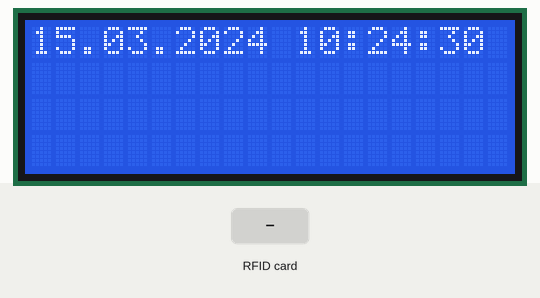
Recording of a program running on a simulated Raspberry Pi (header pin numbers). On the bench: 20×4 character LCD. The test bench sets the inputs (shaded band). The clock reads 2024-03-15 10:24:30 at power-on unless the program sets it; the RFID card's data blocks start empty; what the program prints to the terminal is not drawn.

Above: at 0.1 s.
At 1.2 s:
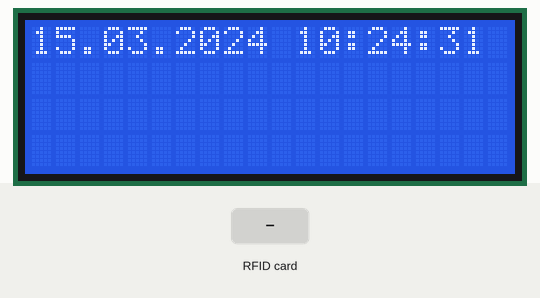
1.3 s: RFID card F1 A7 A2 29 held to the reader
At 2.0 s:
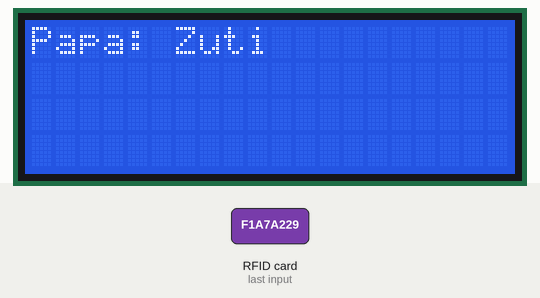
Timing chart, 0 to 4.3 s (numbered marks = the images above; inputs shaded):
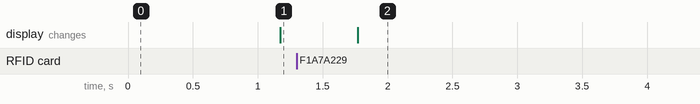

The program:

r_l_ocitanje.py
```python
import time
from mfrc522 import SimpleMFRC522
from RPLCD.i2c import CharLCD
from datetime import datetime
import RPi.GPIO as GPIO

GPIO.setwarnings(False)

# Inicijalizacija RFID čitača i LCD ekrana
rfid_reader = SimpleMFRC522()
lcd = CharLCD('PCF8574', 0x27)

# Baza podataka RFID tagova i imena korisnika
users = {
     "1037899540957": "Zuti",
     "907446455955": "Sivko"
}

def show_datetime():
    """Funkcija za prikaz trenutnog vremena i datuma na LCD-u."""
    now = datetime.now()
    date_time = now.strftime("%d.%m.%Y %H:%M:%S")
    lcd.clear()
    lcd.write_string(date_time)

try:
    while True:
        # Prikazuje trenutno vreme i datum
        show_datetime()

        # Čeka RFID unos
        id, text = rfid_reader.read_no_block()  # Koristi read_no_block() da ne blokira petlju
        if id:
            user_id = str(id).strip()  # ID iz kartice

            # Proveri korisnika
            if user_id in users:
                name = users[user_id]
                lcd.clear()
                lcd.write_string(f"Papa: {name}")
                print(f"Prepoznao: {name}")
            else:
                lcd.clear()
                lcd.write_string("Nepoznat RFID!")
                print("Nepoznat RFID!")

            # Prikazuje ime korisnika na 3 sekunde, zatim se vraća na vreme
            time.sleep(5)

        # Pauza pre sledeće provere
        time.sleep(0.5)

except KeyboardInterrupt:
    print("Zaustavljeno od strane korisnika.")
finally:
    lcd.clear()
    print("Ciscenje ekrana i izlazak.")
```

Measured:
- after the input at 1.3 s, the display: changes after 0.47 s (image 2)
